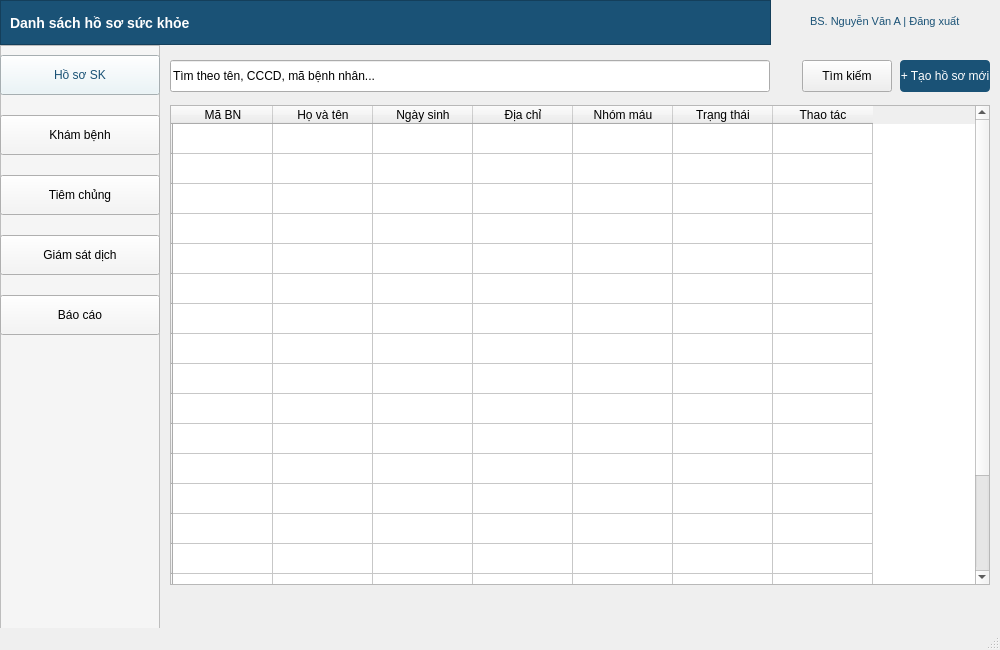
<?xml version="1.0" encoding="UTF-8"?>
<ui version="4.0">
 <class>MainWindow</class>
 <widget class="QMainWindow" name="MainWindow">
  <property name="geometry">
   <rect>
    <x>0</x>
    <y>0</y>
    <width>1000</width>
    <height>650</height>
   </rect>
  </property>
  <property name="windowTitle">
   <string>MainWindow</string>
  </property>
  <widget class="QWidget" name="centralwidget">
   <widget class="QFrame" name="frame">
    <property name="geometry">
     <rect>
      <x>0</x>
      <y>0</y>
      <width>771</width>
      <height>45</height>
     </rect>
    </property>
    <property name="styleSheet">
     <string notr="true">background-color:#1a5276;</string>
    </property>
    <property name="frameShape">
     <enum>QFrame::StyledPanel</enum>
    </property>
    <property name="frameShadow">
     <enum>QFrame::Raised</enum>
    </property>
    <widget class="QLabel" name="label">
     <property name="geometry">
      <rect>
       <x>10</x>
       <y>10</y>
       <width>700</width>
       <height>25</height>
      </rect>
     </property>
     <property name="styleSheet">
      <string notr="true">color:white; font-size:14px; font-weight:bold;</string>
     </property>
     <property name="text">
      <string>Danh sách hồ sơ sức khỏe</string>
     </property>
    </widget>
   </widget>
   <widget class="QLabel" name="label_2">
    <property name="geometry">
     <rect>
      <x>810</x>
      <y>10</y>
      <width>210</width>
      <height>22</height>
     </rect>
    </property>
    <property name="autoFillBackground">
     <bool>false</bool>
    </property>
    <property name="styleSheet">
     <string notr="true">color:#1a5276; font-size:11px;</string>
    </property>
    <property name="text">
     <string>BS. Nguyễn Văn A | Đăng xuất</string>
    </property>
   </widget>
   <widget class="QFrame" name="frame_2">
    <property name="geometry">
     <rect>
      <x>0</x>
      <y>45</y>
      <width>160</width>
      <height>605</height>
     </rect>
    </property>
    <property name="styleSheet">
     <string notr="true">background-color:#f5f5f5; border-right:1px solid #ddd;</string>
    </property>
    <property name="frameShape">
     <enum>QFrame::StyledPanel</enum>
    </property>
    <property name="frameShadow">
     <enum>QFrame::Raised</enum>
    </property>
    <widget class="QPushButton" name="pushButton">
     <property name="geometry">
      <rect>
       <x>0</x>
       <y>10</y>
       <width>160</width>
       <height>40</height>
      </rect>
     </property>
     <property name="styleSheet">
      <string notr="true">background:#e8f4f8; color:#1a5276; border-left:3px solid #1a5276;</string>
     </property>
     <property name="text">
      <string>Hồ sơ SK</string>
     </property>
    </widget>
    <widget class="QPushButton" name="pushButton_2">
     <property name="geometry">
      <rect>
       <x>0</x>
       <y>70</y>
       <width>160</width>
       <height>40</height>
      </rect>
     </property>
     <property name="text">
      <string>Khám bệnh</string>
     </property>
    </widget>
    <widget class="QPushButton" name="pushButton_3">
     <property name="geometry">
      <rect>
       <x>0</x>
       <y>130</y>
       <width>160</width>
       <height>40</height>
      </rect>
     </property>
     <property name="text">
      <string>Tiêm chủng</string>
     </property>
    </widget>
    <widget class="QPushButton" name="pushButton_4">
     <property name="geometry">
      <rect>
       <x>0</x>
       <y>190</y>
       <width>160</width>
       <height>40</height>
      </rect>
     </property>
     <property name="text">
      <string>Giám sát dịch</string>
     </property>
    </widget>
    <widget class="QPushButton" name="pushButton_5">
     <property name="geometry">
      <rect>
       <x>0</x>
       <y>250</y>
       <width>160</width>
       <height>40</height>
      </rect>
     </property>
     <property name="text">
      <string>Báo cáo</string>
     </property>
    </widget>
   </widget>
   <widget class="QLineEdit" name="lineEdit">
    <property name="geometry">
     <rect>
      <x>170</x>
      <y>60</y>
      <width>600</width>
      <height>32</height>
     </rect>
    </property>
    <property name="text">
     <string>Tìm theo tên, CCCD, mã bệnh nhân...</string>
    </property>
   </widget>
   <widget class="QPushButton" name="pushButton_6">
    <property name="geometry">
     <rect>
      <x>802</x>
      <y>60</y>
      <width>90</width>
      <height>32</height>
     </rect>
    </property>
    <property name="text">
     <string>Tìm kiếm</string>
    </property>
   </widget>
   <widget class="QPushButton" name="pushButton_7">
    <property name="geometry">
     <rect>
      <x>900</x>
      <y>60</y>
      <width>90</width>
      <height>32</height>
     </rect>
    </property>
    <property name="styleSheet">
     <string notr="true">background:#1a5276; color:white; border-radius:4px;</string>
    </property>
    <property name="text">
     <string>+ Tạo hồ sơ mới</string>
    </property>
   </widget>
   <widget class="QTableWidget" name="tblDanhSachHoSo">
    <property name="geometry">
     <rect>
      <x>170</x>
      <y>105</y>
      <width>820</width>
      <height>480</height>
     </rect>
    </property>
    <row>
     <property name="text">
      <string/>
     </property>
    </row>
    <row>
     <property name="text">
      <string/>
     </property>
    </row>
    <row>
     <property name="text">
      <string/>
     </property>
    </row>
    <row>
     <property name="text">
      <string/>
     </property>
    </row>
    <row>
     <property name="text">
      <string/>
     </property>
    </row>
    <row>
     <property name="text">
      <string/>
     </property>
    </row>
    <row>
     <property name="text">
      <string/>
     </property>
    </row>
    <row>
     <property name="text">
      <string/>
     </property>
    </row>
    <row>
     <property name="text">
      <string/>
     </property>
    </row>
    <row>
     <property name="text">
      <string/>
     </property>
    </row>
    <row>
     <property name="text">
      <string/>
     </property>
    </row>
    <row>
     <property name="text">
      <string/>
     </property>
    </row>
    <row>
     <property name="text">
      <string/>
     </property>
    </row>
    <row>
     <property name="text">
      <string/>
     </property>
    </row>
    <row>
     <property name="text">
      <string/>
     </property>
    </row>
    <row>
     <property name="text">
      <string/>
     </property>
    </row>
    <row>
     <property name="text">
      <string/>
     </property>
    </row>
    <row>
     <property name="text">
      <string/>
     </property>
    </row>
    <row>
     <property name="text">
      <string/>
     </property>
    </row>
    <column>
     <property name="text">
      <string>Mã BN</string>
     </property>
    </column>
    <column>
     <property name="text">
      <string>Họ và tên</string>
     </property>
    </column>
    <column>
     <property name="text">
      <string>Ngày sinh</string>
     </property>
    </column>
    <column>
     <property name="text">
      <string>Địa chỉ</string>
     </property>
    </column>
    <column>
     <property name="text">
      <string>Nhóm máu</string>
     </property>
    </column>
    <column>
     <property name="text">
      <string>Trạng thái</string>
     </property>
    </column>
    <column>
     <property name="text">
      <string>Thao tác</string>
     </property>
    </column>
   </widget>
  </widget>
  <widget class="QMenuBar" name="menubar">
   <property name="geometry">
    <rect>
     <x>0</x>
     <y>0</y>
     <width>1000</width>
     <height>21</height>
    </rect>
   </property>
  </widget>
  <widget class="QStatusBar" name="statusbar"/>
 </widget>
 <resources/>
 <connections/>
</ui>
